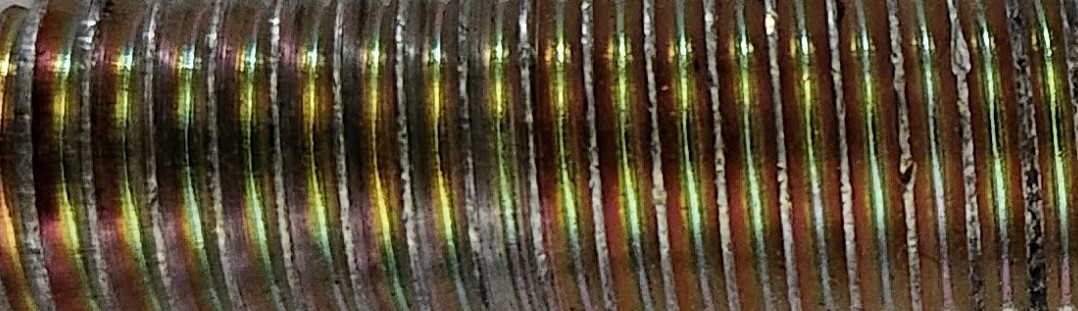
#> input picture src/3_8_16_test_crop_2.jpg, 1078 x 311 px, found by its file name
$ python fft_thread_id.py
#> lines starting #> are read from the running program, lines starting #| are printed output that depends on the picture
import numpy as np
# import scipy as sp
from scipy.signal import find_peaks
import cv2
import matplotlib.pyplot as plt
import matplotlib
matplotlib.use('TkAgg')
# import argparse # Not going to need this yet, just writing it all inline for now

def import_image(image_path):
    """
    Load an image from the specified path.
    """
#> called with image_path = 'src/3_8_16_test_crop_2.jpg'
    img = cv2.imread(image_path, cv2.IMREAD_GRAYSCALE)
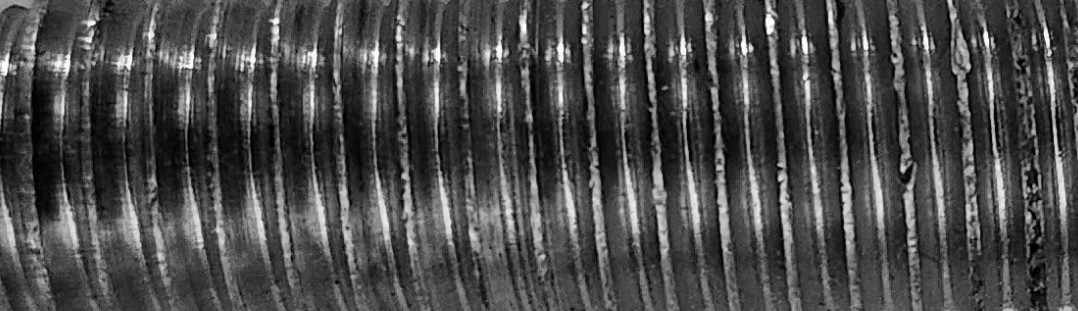
#> img: shape (311, 1078); min 0, max 255, mean 74.5
    if img is None:
        raise ValueError(f"Failed to load image from {image_path}")

    # Filter out noise by applying a Gaussian blur
    img = cv2.GaussianBlur(img, (15, 15), 0)
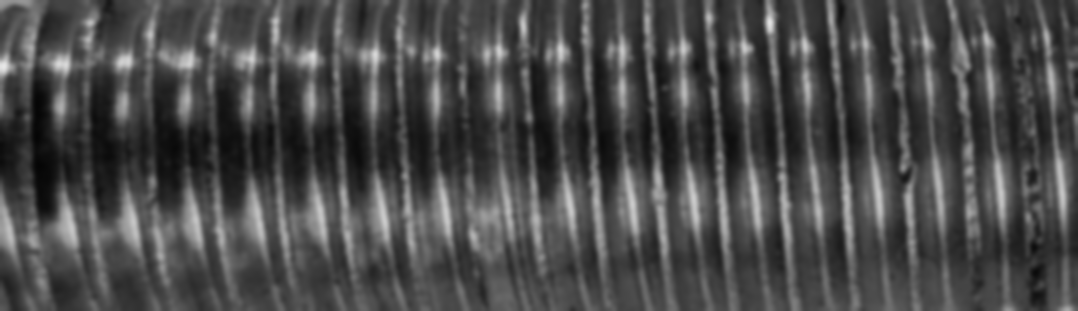
#> img: shape (311, 1078); min 5, max 231, mean 74.5

    return img

def plot_visualization(thread_pitches, img, center_row, peaks, x_freq_in, center_row_orig):
        # TPI plotting
    plt.figure(figsize=(16, 10))

    plt.subplot(121)
    plt.plot(x_freq_in, np.log(center_row)+1)
    plt.scatter(thread_pitches, np.log(center_row[peaks])+1, c='r', marker='x')
    plt.xlim(0, np.max(thread_pitches) * 1.1)
    plt.title('Horizontal Frequency Spectrum with Peaks')

    # Spatial plotting
    plt.subplot(122)
    plt.plot(center_row_orig)
    plt.title('Original Image Intensity Profile')
    plt.xlabel('Pixel Position')
    plt.ylabel('Intensity')

    plt.figure()
    plt.imshow(img, cmap='gray')

    plt.show()


# To wrap my head around this, I need to internalize that the individual pixels are
# samples of the mm.
def analyze_thread_pitch(img, px_per_mm):

    # At this point, the value of each individual pixel is a measure of intensity,
    # which is not directly related to the thread pitch.

    # Perform FFT
#> called with px_per_mm = 37.75
    fft_result = np.fft.fft2(img)
    fft_shifted = np.fft.fftshift(fft_result)  # Shift DC component to center
    magnitude = np.abs(fft_shifted)


    # Create frequency axes
    height, width = img.shape
#> height = 311; width = 1078
    # x_freq = np.fft.fftshift(np.fft.fftfreq(width)) * width  # Cycles per image width
    # y_freq = np.fft.fftshift(np.fft.fftfreq(height)) * height  # Cycles per image height
    x_freq = np.fft.fftshift(np.fft.fftfreq(n=width, d=1/px_per_mm))  # Cycles per mm
#> x_freq = 1078 values from -18.88 to 18.84
    x_freq_in = x_freq[width//2:] * 25.4  # Convert to cycles per inch
#> x_freq_in = 539 values from 0 to 478.5

    # # Extract horizontal frequency components (thread pitch is along x-axis)
    # center_row = magnitude[height//2, :]
    # # Going to cut off the negative frequencies for clarity
    # center_row = center_row[width//2:]  # Only keep positive frequencies

    # center_row_orig = img[height//2, :]

    # Sample several lines across the image and determine the peaks of each's spectrum


#> (the run stopped early here; a loop or call above may not have finished)

$ run again, with src/3_8_16_test_crop.jpg copied over src/3_8_16_test_crop_2.jpg
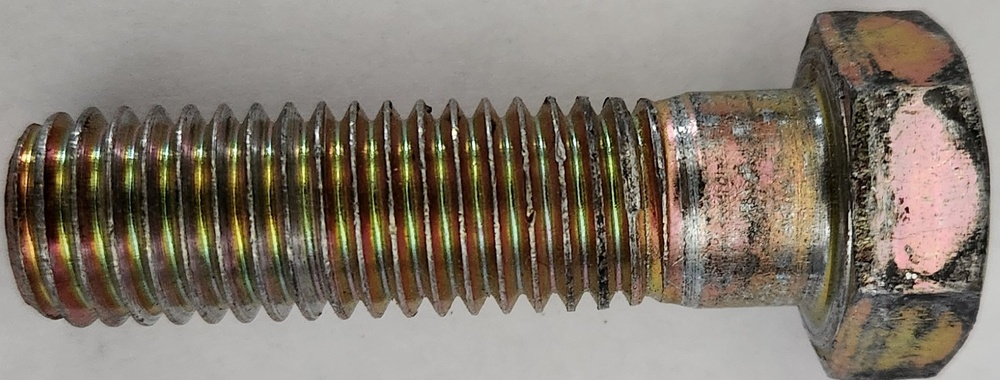
#> input picture src/3_8_16_test_crop.jpg, 1000 x 380 px, shrunk from 1798 x 684 before the run, found by its file name
#> in import_image, `img = cv2.imread(image_path, cv2.IMREAD_GRAYSCALE)`:
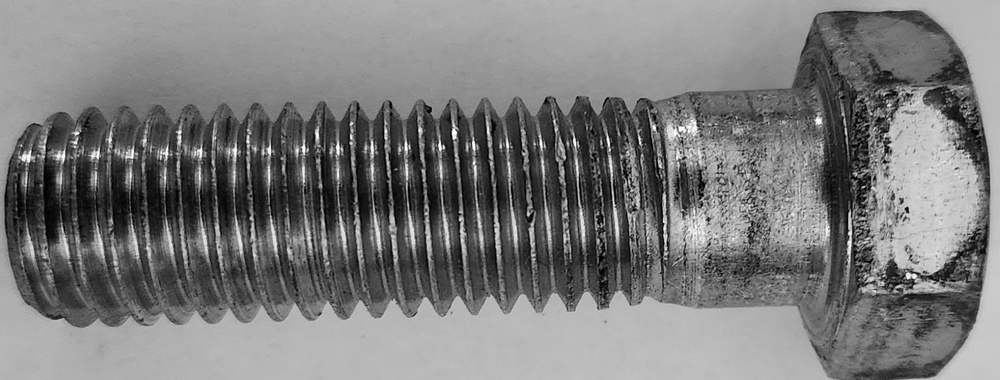
#> img: shape (380, 1000); min 0, max 255, mean 122.7
#> in import_image, `img = cv2.GaussianBlur(img, (15, 15), 0)`:
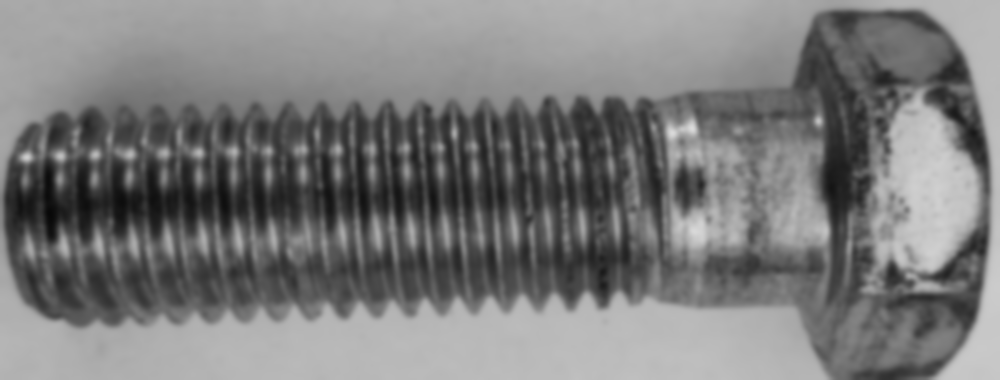
#> img: shape (380, 1000); min 8, max 219, mean 122.7
